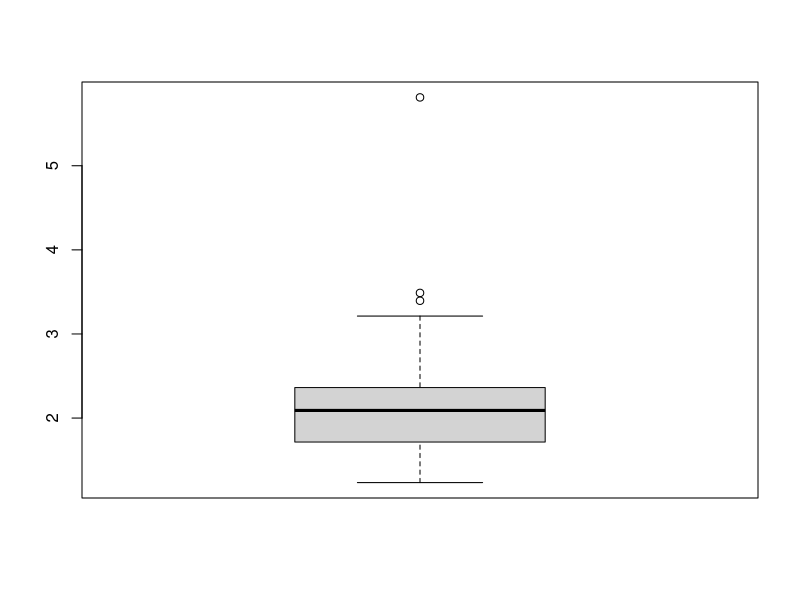
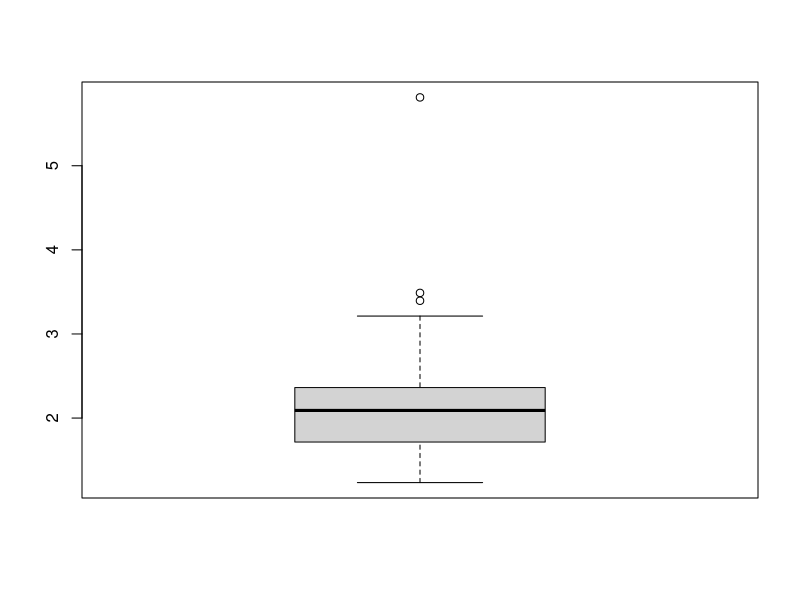
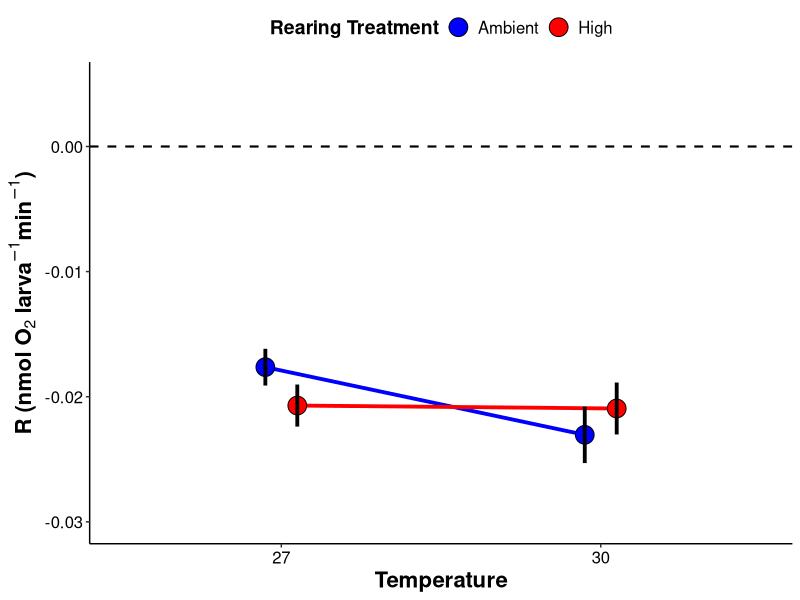
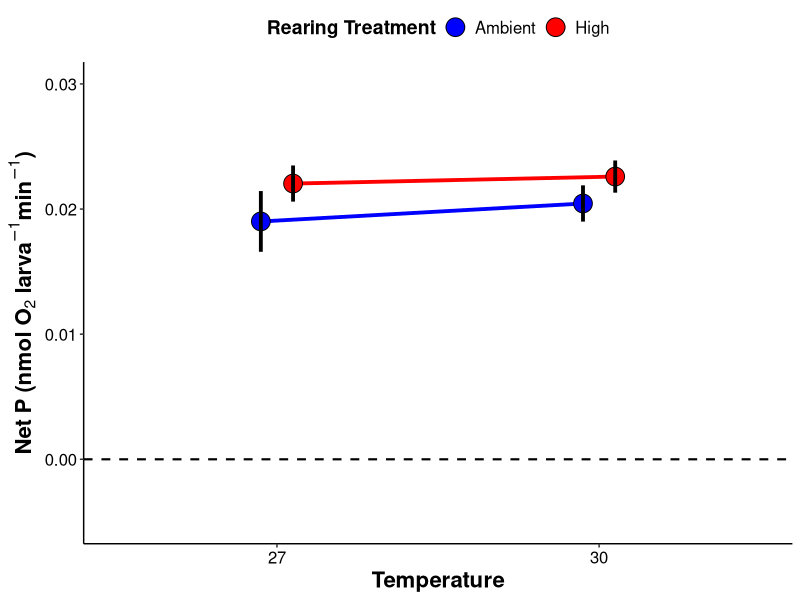
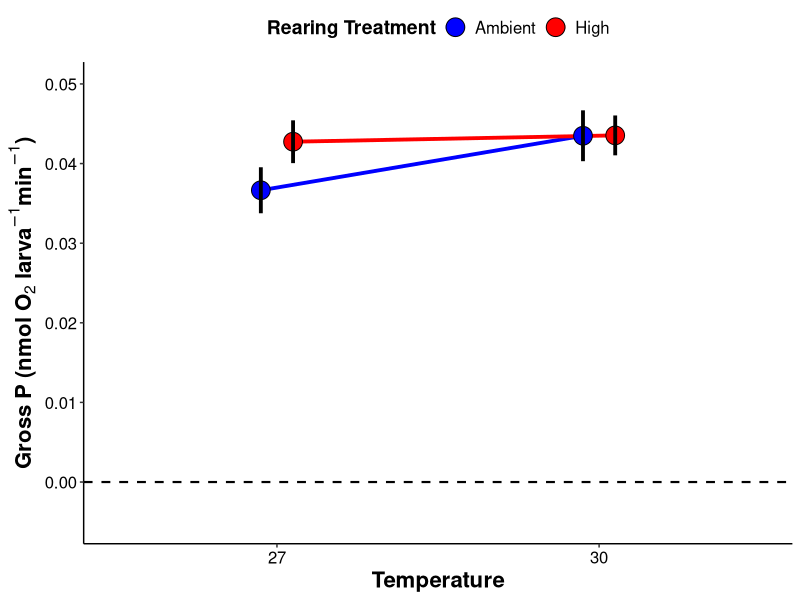
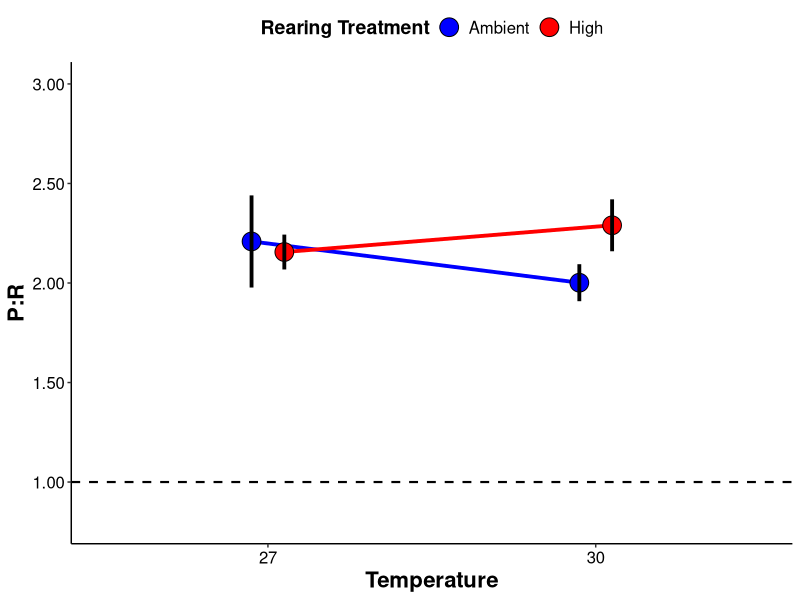
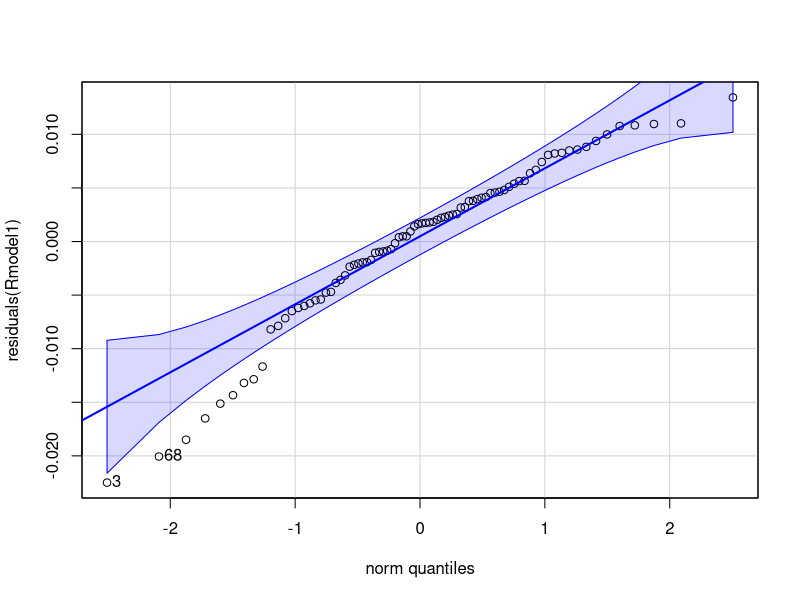
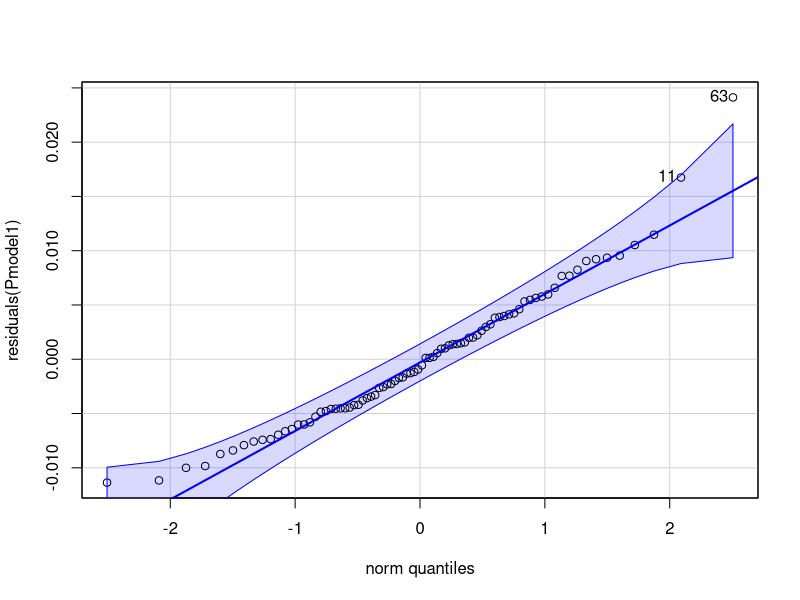

Recreate these plots in R, in order.
## ---- chunk 1
knitr::opts_chunk$set(echo = TRUE, warning = FALSE, message = FALSE)
## ---- chunk 2
## install packages if you dont already have them in your library
if ("tidyverse" %in% rownames(installed.packages()) == 'FALSE') install.packages('tidyverse') 
if ("car" %in% rownames(installed.packages()) == 'FALSE') install.packages('car') 
if ("lme4" %in% rownames(installed.packages()) == 'FALSE') install.packages('lme4') 
if ("lmerTest" %in% rownames(installed.packages()) == 'FALSE') install.packages('lmerTest') 
if ("scales" %in% rownames(installed.packages()) == 'FALSE') install.packages('scales') 
if ("cowplot" %in% rownames(installed.packages()) == 'FALSE') install.packages('cowplot') 
if ("ggplot2" %in% rownames(installed.packages()) == 'FALSE') install.packages('ggplot2') 
if ("effects" %in% rownames(installed.packages()) == 'FALSE') install.packages('effects') 
if ("emmeans" %in% rownames(installed.packages()) == 'FALSE') install.packages('emmeans') 
if ("multcomp" %in% rownames(installed.packages()) == 'FALSE') install.packages('multcomp') 

#load packages
library("ggplot2")
library("tidyverse")
library('car')
library('lme4')
library('lmerTest')
library('scales')
library('cowplot')
library('effects')
library('emmeans')
library('multcomp')
## ---- chunk 3
PRdata<-read.csv("Mcap2021/Output/Respiration/oxygen_P_R_calc.csv") #load data
## ---- chunk 4
#remove all rows of wells that did not have samples or blanks
PRdata<-PRdata[!is.na(PRdata$Type),]

#format columns
PRdata$Temperature<-as.factor(PRdata$Temperature)
PRdata$Plate<-as.factor(PRdata$Plate)
PRdata$Run<-as.factor(PRdata$Run)
## ---- chunk 5
PRdata$ratio<-abs(PRdata$GP.nmol.org.min)/abs(PRdata$R.nmol.org.min) #calculate ratio with absolute values
#remove outliers detected by values of P:R ratio data
boxplot(PRdata$ratio)
PRdata<-PRdata%>%filter(ratio < 10)
boxplot(PRdata$ratio)
## ---- chunk 6

r_plot<-PRdata %>%
    group_by(Treatment, Temperature)%>%
    summarise(mean=mean(R.nmol.org.min), sd=sd(R.nmol.org.min), N=length(R.nmol.org.min), se=sd/sqrt(N))%>%
    ggplot(., aes(x = as.factor(Temperature), y = mean, group=interaction(Treatment, Temperature))) +
    geom_hline(yintercept=0, linetype="dashed", color="black", size=0.75)+
    geom_line(position=position_dodge(0.2), size=1.3, aes(color=Treatment, group=Treatment)) +
    geom_point(aes(fill=Treatment, group=interaction(Treatment, Temperature)), pch = 21, size=6, position = position_dodge(0.2)) + 
    geom_errorbar(aes(ymin=mean-se, ymax=mean+se, group=interaction(Treatment, Temperature)), width=0, linetype="solid", position=position_dodge(0.2), size=1.3, color="black")+
    xlab("Temperature") + 
    scale_fill_manual(name="Rearing Treatment", values=c("blue","red"))+
    scale_color_manual(name="Rearing Treatment", values=c("blue","red"))+
    ylab(expression(bold(paste("R (nmol ", O[2], " larva"^-1, "min"^-1, ")")))) +
    scale_y_continuous(limits=c(-0.03, 0.005), labels = scales::number_format(accuracy = 0.01, decimal.mark = '.'))+
    theme_classic() + 
    theme(
      legend.position="top",
      axis.title=element_text(face="bold", size=16),
      axis.text=element_text(size=12, color="black"), 
      legend.title=element_text(face="bold", size=14), 
      legend.text=element_text(size=12)
      ); r_plot

ggsave("Mcap2021/Figures/Respiration/Respiration.png", r_plot, dpi=300, w=8.5, h=5, units="in")
## ---- chunk 7
p_plot<-PRdata %>%
    group_by(Treatment, Temperature)%>%
    summarise(mean=mean(P.nmol.org.min), sd=sd(P.nmol.org.min), N=length(P.nmol.org.min), se=sd/sqrt(N))%>%
    ggplot(., aes(x = as.factor(Temperature), y = mean, group=interaction(Treatment, Temperature))) +
    geom_hline(yintercept=0, linetype="dashed", color="black", size=0.75)+
    geom_line(position=position_dodge(0.2), size=1.3, aes(color=Treatment, group=Treatment)) +
    geom_point(aes(fill=Treatment, group=interaction(Treatment, Temperature)), pch = 21, size=6, position = position_dodge(0.2)) + 
    geom_errorbar(aes(ymin=mean-se, ymax=mean+se, group=interaction(Treatment, Temperature)), width=0, linetype="solid", position=position_dodge(0.2), size=1.3, color="black")+
    xlab("Temperature") + 
    scale_fill_manual(name="Rearing Treatment", values=c("blue","red"))+
    scale_color_manual(name="Rearing Treatment", values=c("blue","red"))+
    ylab(expression(bold(paste("Net P (nmol ", O[2], " larva"^-1, "min"^-1, ")")))) +
    scale_y_continuous(limits=c(-0.005, 0.03), labels = scales::number_format(accuracy = 0.01, decimal.mark = '.'))+
    theme_classic() + 
    theme(
      legend.position="top",
      axis.title=element_text(face="bold", size=16),
      axis.text=element_text(size=12, color="black"), 
      legend.title=element_text(face="bold", size=14), 
      legend.text=element_text(size=12)
      ); p_plot

ggsave("Mcap2021/Figures/Respiration/NetPhotosynthesis.png", p_plot, dpi=300, w=5, h=5, units="in")
## ---- chunk 8
gp_plot<-PRdata %>%
    group_by(Treatment, Temperature)%>%
    summarise(mean=mean(GP.nmol.org.min), sd=sd(GP.nmol.org.min), N=length(GP.nmol.org.min), se=sd/sqrt(N))%>%
    ggplot(., aes(x = as.factor(Temperature), y = mean, group=interaction(Treatment, Temperature))) +
    geom_hline(yintercept=0, linetype="dashed", color="black", size=0.75)+
    geom_line(position=position_dodge(0.2), size=1.3, aes(color=Treatment, group=Treatment)) +
    geom_point(aes(fill=Treatment, group=interaction(Treatment, Temperature)), pch = 21, size=6, position = position_dodge(0.2)) + 
    geom_errorbar(aes(ymin=mean-se, ymax=mean+se, group=interaction(Treatment, Temperature)), width=0, linetype="solid", position=position_dodge(0.2), size=1.3, color="black")+
    xlab("Temperature") + 
    scale_fill_manual(name="Rearing Treatment", values=c("blue","red"))+
    scale_color_manual(name="Rearing Treatment", values=c("blue","red"))+
    ylab(expression(bold(paste("Gross P (nmol ", O[2], " larva"^-1, "min"^-1, ")")))) +
    scale_y_continuous(limits=c(-0.005, 0.05), labels = scales::number_format(accuracy = 0.01, decimal.mark = '.'))+
    theme_classic() + 
    theme(
      legend.position="top",
      axis.title=element_text(face="bold", size=16),
      axis.text=element_text(size=12, color="black"), 
      legend.title=element_text(face="bold", size=14), 
      legend.text=element_text(size=12)
      ); gp_plot

ggsave("Mcap2021/Figures/Respiration/GrossPhotosynthesis.png", gp_plot, dpi=300, w=5, h=5, units="in")
## ---- chunk 9
pr_plot<-PRdata %>%
    group_by(Treatment, Temperature)%>%
    summarise(mean=mean(ratio), sd=sd(ratio), N=length(ratio), se=sd/sqrt(N))%>%
    ggplot(., aes(x = as.factor(Temperature), y = mean, group=interaction(Treatment, Temperature))) +
    geom_hline(yintercept=1, linetype="dashed", color="black", size=0.75)+
    geom_line(position=position_dodge(0.2), size=1.3, aes(color=Treatment, group=Treatment)) +
    geom_point(aes(fill=Treatment, group=interaction(Treatment, Temperature)), pch = 21, size=6, position = position_dodge(0.2)) + 
    geom_errorbar(aes(ymin=mean-se, ymax=mean+se, group=interaction(Treatment, Temperature)), width=0, linetype="solid", position=position_dodge(0.2), size=1.3, color="black")+
    xlab("Temperature") + 
    scale_fill_manual(name="Rearing Treatment", values=c("blue","red"))+
    scale_color_manual(name="Rearing Treatment", values=c("blue","red"))+
    ylab(expression(bold(paste("P:R")))) +
    scale_y_continuous(limits=c(0.8, 3), labels = scales::number_format(accuracy = 0.01, decimal.mark = '.'))+
    theme_classic() + 
    theme(
      legend.position="top",
      axis.title=element_text(face="bold", size=16),
      axis.text=element_text(size=12, color="black"), 
      legend.title=element_text(face="bold", size=14), 
      legend.text=element_text(size=12)
      ); pr_plot

ggsave("Mcap2021/Figures/Respiration/PRratio.png", pr_plot, dpi=300, w=5, h=5, units="in")
## ---- chunk 10
full_fig<-plot_grid(r_plot, p_plot, gp_plot, pr_plot, ncol=4, nrow=1, rel_heights= c(1,1,1,1), rel_widths = c(1,1,1,1.2), label_y=1, align="h")

ggsave(filename="Mcap2021/Figures/Respiration/respirometry_fig.png", plot=full_fig, dpi=500, width=26, height=6, units="in")
## ---- chunk 11
Rmodel1<-lmer(R.nmol.org.min~Treatment*Temperature + (1|Run) + (1|Tank), data=PRdata) #run as random
anova(Rmodel1, type="II")
summary(Rmodel1)
## ---- chunk 12
qqPlot(residuals(Rmodel1))
leveneTest(residuals(Rmodel1)~Treatment*Temperature, data=PRdata)
## ---- chunk 13
emm<-emmeans(Rmodel1, ~Treatment*Temperature)
cld(emm)
## ---- chunk 14
Pmodel1<-lmer(P.nmol.org.min~Treatment*Temperature + (1|Run) + (1|Tank), data=PRdata) #run nested within day
anova(Pmodel1, type="II")
summary(Pmodel1)
## ---- chunk 15
qqPlot(residuals(Pmodel1))
leveneTest(residuals(Pmodel1)~Treatment*Temperature, data=PRdata)
## ---- chunk 16
emm<-emmeans(Pmodel1, ~Treatment*Temperature)
cld(emm)
## ---- chunk 17
GPmodel1<-lmer(GP.nmol.org.min~Treatment*Temperature + (1|Run) + (1|Tank), data=PRdata) #run nested within day
anova(GPmodel1, type="II")
summary(GPmodel1)
## ---- chunk 18
qqPlot(residuals(GPmodel1))
leveneTest(residuals(GPmodel1)~Treatment*Temperature, data=PRdata)
## ---- chunk 19
emm<-emmeans(GPmodel1, ~Treatment*Temperature)
cld(emm)
## ---- chunk 20
PRmodel1<-lmer(ratio~Treatment*Temperature + (1|Run) + (1|Tank), data=PRdata) #run as random
anova(PRmodel1, type="II")
summary(PRmodel1)
## ---- chunk 21
qqPlot(residuals(PRmodel1))
leveneTest(residuals(PRmodel1)~Treatment*Temperature, data=PRdata)
## ---- chunk 22
emm<-emmeans(PRmodel1, ~Treatment*Temperature)
cld(emm)
## ---- chunk 23
summary<-PRdata%>%
  group_by(Temperature, Treatment)%>%
  summarise(N=length(R.nmol.org.min),
            Mean_R=mean(R.nmol.org.min), 
            SE_R=sd(R.nmol.org.min)/sqrt(length(R.nmol.org.min)),
            Mean_P=mean(P.nmol.org.min), 
            SE_P=sd(P.nmol.org.min)/sqrt(length(P.nmol.org.min)),
            Mean_GP=mean(GP.nmol.org.min), 
            SE_GP=sd(GP.nmol.org.min)/sqrt(length(GP.nmol.org.min)),
            Mean_PR=mean(ratio), 
            SE_PR=sd(ratio)/sqrt(length(ratio)))

summary%>%
  write_csv(., "Mcap2021/Output/Respiration/mean_respiration.csv")
